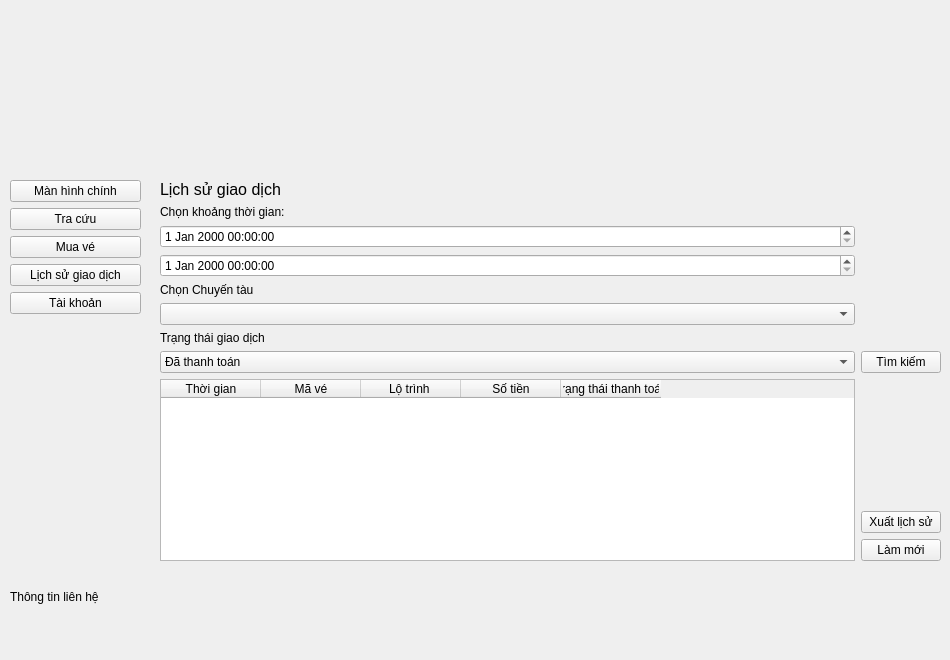
    <widget class="QWidget" name="page_4">
     <widget class="QWidget" name="gridLayoutWidget_6">
      <property name="geometry">
       <rect>
        <x>160</x>
        <y>180</y>
        <width>781</width>
        <height>381</height>
       </rect>
      </property>
      <layout class="QGridLayout" name="gridLayout_7">
       <item row="8" column="1">
        <layout class="QVBoxLayout" name="verticalLayout_5">
         <item>
          <spacer name="verticalSpacer_4">
           <property name="orientation">
            <enum>Qt::Vertical</enum>
           </property>
           <property name="sizeHint" stdset="0">
            <size>
             <width>20</width>
             <height>40</height>
            </size>
           </property>
          </spacer>
         </item>
         <item>
          <widget class="QPushButton" name="pushButton_lsgd_xuat_file">
           <property name="text">
            <string>Xuất lịch sử</string>
           </property>
          </widget>
         </item>
         <item>
          <widget class="QPushButton" name="pushButton_lsgd_tai">
           <property name="text">
            <string>Làm mới</string>
           </property>
          </widget>
         </item>
        </layout>
       </item>
       <item row="8" column="0">
        <layout class="QVBoxLayout" name="verticalLayout_4">
         <item>
          <widget class="QTableWidget" name="tableWidget_lsgd">
           <column>
            <property name="text">
             <string>Thời gian</string>
            </property>
           </column>
           <column>
            <property name="text">
             <string>Mã vé</string>
            </property>
           </column>
           <column>
            <property name="text">
             <string>Lộ trình </string>
            </property>
           </column>
           <column>
            <property name="text">
             <string>Số tiền</string>
            </property>
           </column>
           <column>
            <property name="text">
             <string>Trạng thái thanh toán</string>
            </property>
           </column>
          </widget>
         </item>
        </layout>
       </item>
       <item row="4" column="0">
        <widget class="QLabel" name="label_19">
         <property name="text">
          <string>Chọn Chuyến tàu</string>
         </property>
        </widget>
       </item>
       <item row="6" column="0">
        <widget class="QLabel" name="label_20">
         <property name="text">
          <string>Trạng thái giao dịch</string>
         </property>
        </widget>
       </item>
       <item row="5" column="0">
        <widget class="QComboBox" name="comboBox_lsgd_chuyen_tau"/>
       </item>
       <item row="7" column="1">
        <widget class="QPushButton" name="pushButton_lsgd_tim_kiem">
         <property name="text">
          <string>Tìm kiếm</string>
         </property>
        </widget>
       </item>
       <item row="7" column="0">
        <widget class="QComboBox" name="comboBox_lsgd_tttt">
         <item>
          <property name="text">
           <string>Đã thanh toán</string>
          </property>
         </item>
         <item>
          <property name="text">
           <string>Chưa thanh toán</string>
          </property>
         </item>
        </widget>
       </item>
       <item row="1" column="0">
        <widget class="QLabel" name="label_18">
         <property name="text">
          <string>Chọn khoảng thời gian:</string>
         </property>
        </widget>
       </item>
       <item row="3" column="0">
        <widget class="QDateTimeEdit" name="dateTimeEdit_lsgd_kt"/>
       </item>
       <item row="2" column="0">
        <widget class="QDateTimeEdit" name="dateTimeEdit_lsgd_bd"/>
       </item>
       <item row="0" column="0">
        <widget class="QLabel" name="label_22">
         <property name="text">
          <string>&lt;html&gt;&lt;head/&gt;&lt;body&gt;&lt;p&gt;&lt;span style=&quot; font-size:12pt;&quot;&gt;Lịch sử giao dịch&lt;/span&gt;&lt;/p&gt;&lt;/body&gt;&lt;/html&gt;</string>
         </property>
        </widget>
       </item>
      </layout>
     </widget>
     <widget class="QWidget" name="verticalLayoutWidget_13">
      <property name="geometry">
       <rect>
        <x>10</x>
        <y>180</y>
        <width>131</width>
        <height>381</height>
       </rect>
      </property>
      <layout class="QVBoxLayout" name="verticalLayout_14">
       <item>
        <widget class="QPushButton" name="pushButton_lsgd_mhc">
         <property name="text">
          <string>Màn hình chính</string>
         </property>
        </widget>
       </item>
       <item>
        <widget class="QPushButton" name="pushButton_lsgd_tc">
         <property name="text">
          <string>Tra cứu</string>
         </property>
        </widget>
       </item>
       <item>
        <widget class="QPushButton" name="pushButton_lsgd_mv">
         <property name="text">
          <string>Mua vé</string>
         </property>
        </widget>
       </item>
       <item>
        <widget class="QPushButton" name="pushButton_lsgd_lsgd">
         <property name="text">
          <string>Lịch sử giao dịch</string>
         </property>
        </widget>
       </item>
       <item>
        <widget class="QPushButton" name="pushButton_lsgd_tk">
         <property name="text">
          <string>Tài khoản</string>
         </property>
        </widget>
       </item>
       <item>
        <spacer name="verticalSpacer_13">
         <property name="orientation">
          <enum>Qt::Vertical</enum>
         </property>
         <property name="sizeHint" stdset="0">
          <size>
           <width>20</width>
           <height>40</height>
          </size>
         </property>
        </spacer>
       </item>
      </layout>
     </widget>
     <widget class="QWidget" name="verticalLayoutWidget_12">
      <property name="geometry">
       <rect>
        <x>10</x>
        <y>590</y>
        <width>931</width>
        <height>61</height>
       </rect>
      </property>
      <layout class="QVBoxLayout" name="verticalLayout_15">
       <item>
        <widget class="QLabel" name="label_33">
         <property name="text">
          <string>Thông tin liên hệ</string>
         </property>
        </widget>
       </item>
       <item>
        <widget class="QLabel" name="label__lsgd_ttlh">
         <property name="text">
          <string/>
         </property>
        </widget>
       </item>
       <item>
        <spacer name="verticalSpacer_14">
         <property name="orientation">
          <enum>Qt::Vertical</enum>
         </property>
         <property name="sizeHint" stdset="0">
          <size>
           <width>20</width>
           <height>40</height>
          </size>
         </property>
        </spacer>
       </item>
      </layout>
     </widget>
    </widget>
